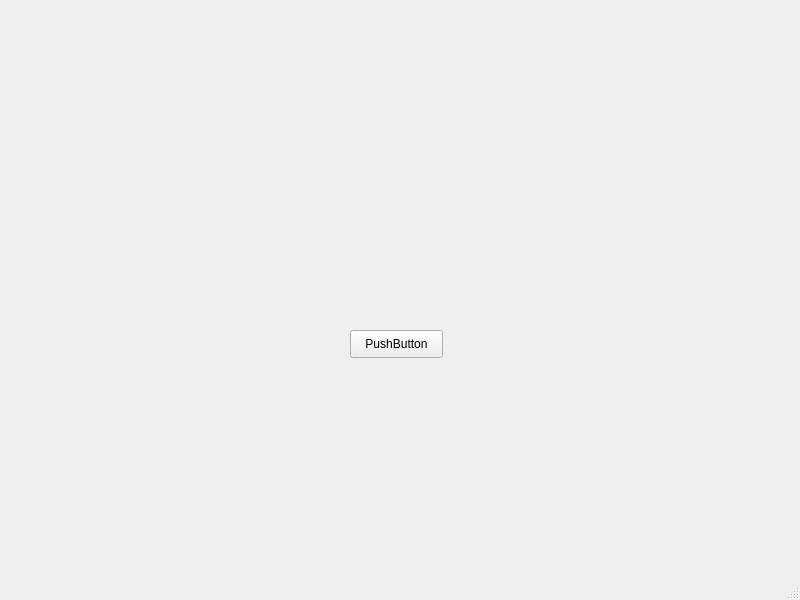
<?xml version="1.0" encoding="UTF-8"?>
<ui version="4.0">
 <class>MainWindow</class>
 <widget class="QMainWindow" name="MainWindow">
  <property name="geometry">
   <rect>
    <x>0</x>
    <y>0</y>
    <width>800</width>
    <height>600</height>
   </rect>
  </property>
  <property name="windowTitle">
   <string>MainWindow</string>
  </property>
  <widget class="QWidget" name="centralwidget">
   <widget class="QPushButton" name="pushButton">
    <property name="geometry">
     <rect>
      <x>350</x>
      <y>330</y>
      <width>93</width>
      <height>28</height>
     </rect>
    </property>
    <property name="text">
     <string>PushButton</string>
    </property>
   </widget>
  </widget>
  <widget class="QMenuBar" name="menubar">
   <property name="geometry">
    <rect>
     <x>0</x>
     <y>0</y>
     <width>800</width>
     <height>26</height>
    </rect>
   </property>
  </widget>
  <widget class="QStatusBar" name="statusbar"/>
 </widget>
 <resources/>
 <connections/>
</ui>
